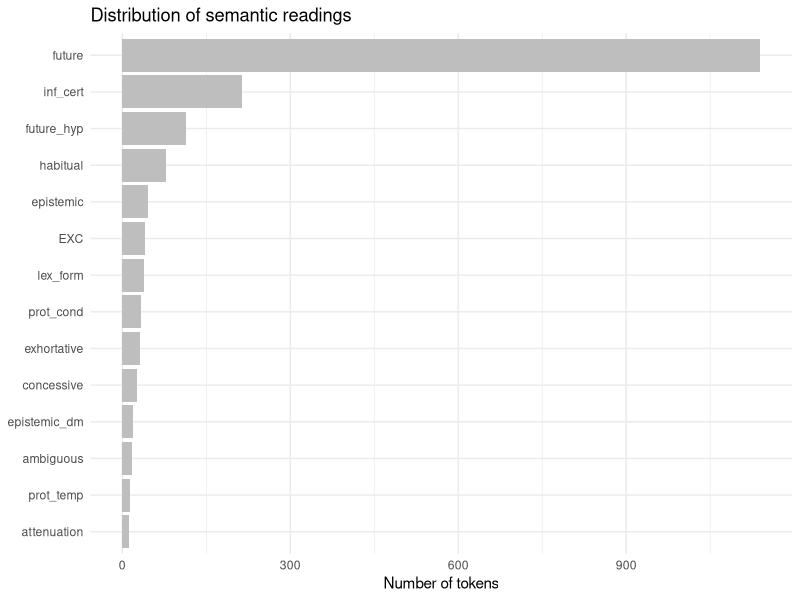
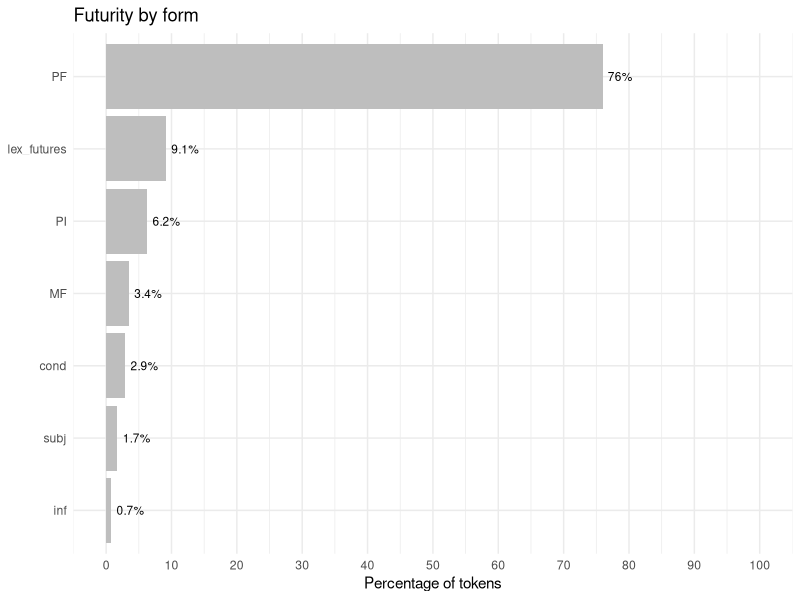
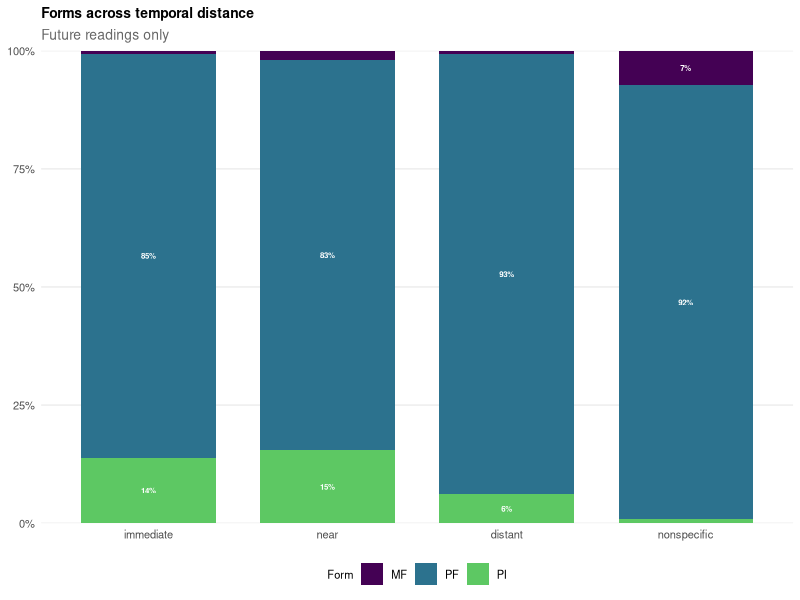
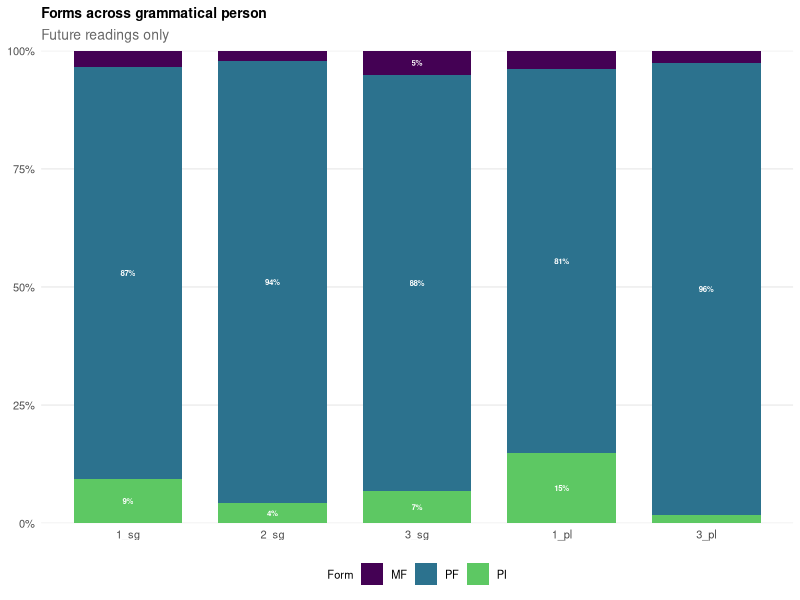
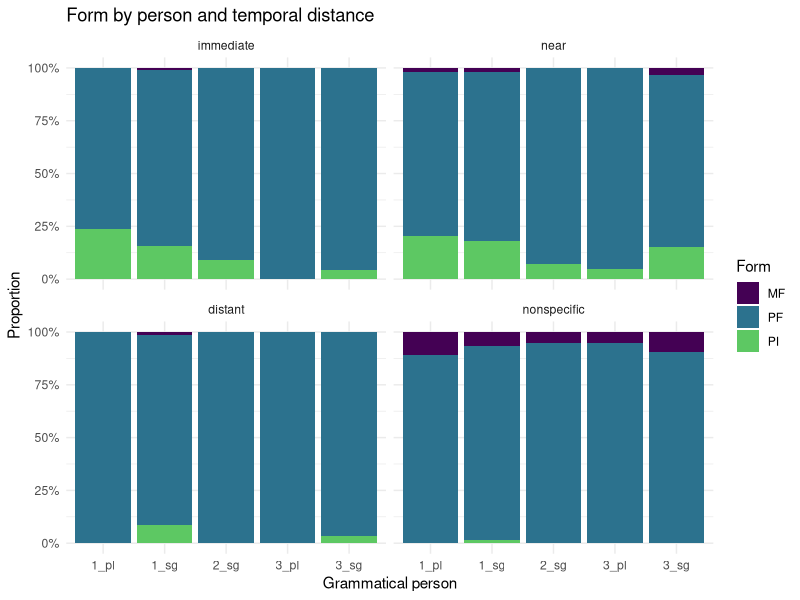

Write the R code that produced these figures, in order.
# ----- Do descriptive stats ---------------------------------------------------
#
# This script contains the code used to do descriptive stats for Study 1.
#
# ------------------------------------------------------------------------------

# ----- 1. Load libraries ------------------------------------------------------
library("here")
library("readxl")
library("tidyverse")
library("dplyr")
library("ggplot2")
library("scales")
# ------------------------------------------------------------------------------



# ----- 2. Load data -----------------------------------------------------------
data_raw <- read_excel(here("study_1", "data", "corpus_bls_raw.xlsx"))
# ------------------------------------------------------------------------------



# ----- 3. Check and tidy data  ------------------------------------------------
# Visualize data
glimpse(data_raw)
head(data_raw)

colnames(data_raw)

# Remove unnecessary columns
data_tidy <- data_raw |>
  select(-c(4, 20))

colnames(data_tidy)
# ------------------------------------------------------------------------------



# ----- 4. Check data distribution: Corpus -------------------------------------
# Tokens by corpus
data_tidy |>
  count(corpus)

  # Obs: 
  # Total of 1,821 observations.
  # 1,347 tokens from cesa.
  # 474 tokens from stc.
# ------------------------------------------------------------------------------



# ----- 5. Check data distribution: Semantic reading ---------------------------
# Overall distribution by semantic reading
data_tidy |>
  count(reading, sort = TRUE) |>
  mutate(pct = round(n / sum(n) * 100, 1))


# Plot: Overall distribution by semantic reading
data_tidy |>
  count(reading) |>
  ggplot() +
  aes(x = n, y = reorder(reading, n)) +
  geom_col(fill = "gray") +
  labs(title = "Distribution of semantic readings",
       x = "Number of tokens",
       y = NULL) +
  theme_minimal()

  # Obs/Notes:
    # Almost 69% of the data has a future reading (either purely temporal or 
    #   hypothetical).
    # About 19% of the data has modal readings, including categories within 
    #   epistemic modalities and other (e.g., deontic).
    # About 3% of the data must be excluded (EXC + ambiguous).
    # The rest (~ 9%) is habitual, lexicalized formulae/fixed expressions, and 
    #   PF within the protesis of conditional and temporal sentences.
# ------------------------------------------------------------------------------



# ----- 6. Check data distribution: Futurity reading ---------------------------
# Select futurity reading and create subset
future_readings <- c("future", "future_hyp")

data_futurity_raw <- data_tidy |> 
  filter(reading %in% future_readings)

nrow(data_futurity_raw) 

# See distribution of forms in futurity reading (all coded forms)
data_futurity_raw |>
  count(form) |>
  mutate(pct = round(n / sum(n) * 100, 1)) |>
  arrange(desc(n))

# Collapse lexical futures together and conditional futures together ("recode")
data_futurity_tidy <- data_futurity_raw |>
  mutate(form = fct_recode(form,
                                     "lex_futures" = "querer_inf",
                                     "lex_futures" = "tener_inf",
                                     "lex_futures" = "pensar_inf",
                                     "lex_futures" = "planear_inf",
                                     "lex_futures" = "poder_inf",
                                     "lex_futures" = "querer",
                                     "lex_futures" = "estar_para",
                                     "lex_futures" = "necesitar_inf",
                                     "cond"        = "cond_inf"))

# Table: Futurity by form (with recoded values)
data_futurity_tidy |>
  count(form) |>
  mutate(pct = round(n / sum(n) * 100, 1)) |>
  arrange(desc(n))

# Plot: Futurity by form (with recoded values)
data_futurity_tidy |>
  count(form) |>
  mutate(pct = n / sum(n) * 100) |>
  ggplot(aes(x = pct, y = reorder(form, pct))) +
  geom_col(fill = "gray") +
  geom_text(aes(label = paste0(round(pct, 1), "%")), hjust = -0.2, size = 3) +
  scale_x_continuous(breaks = seq(0, 100, 10), limits = c(0, 100)) +
  labs(title = "Futurity by form",
       x = "Percentage of tokens", y = NULL) +
  theme_minimal()

# Obs:
  # There are 1,254 tokens labeled with either 'future' or 'future_hyp'.
  # Of these, the majority (76%) are PF, followed by lexical futures (9.1%), 
  #   the PI (6.2%) and the MF (3.4%).
  # Around 5-6% of the tokens are other forms (cond., subj., inf.)

# See distribution within futurity: pure futures vs hypothetical futures
data_futurity_tidy |>
  count(reading) |>
  mutate(pct = round(n / sum(n) * 100, 1)) |>
  arrange(desc(n))

data_futurity_tidy |>
  count(form, reading) |>
  mutate(pct = round(n / sum(n) * 100, 1)) |>
  arrange(desc(n))

# Obs:
  # Of the 1,254 tokens labeled with either 'future' or 'future_hyp', most of 
  #   them (~ 91%) are considered temporal futures, whereas 9% are 
  #   hypothetical futures, usually embedded in conditional clauses.
  # While a variety of forms is used to express future-time reference, in this
  #   dataset, only the PF and the MF are used to talk about hypothetical  
  #   futures. Within this specific subtype of future, the most used structure 
  #   is the PF (107 tokens; MF = 7 tokens). Interestingly, no lexical 
  #   futures are used to talk about hypothetical future situations. In the case 
  #   of the PI, that is probably not surprising and generally expected. 


# Table: Use of PF, MF, and PI to express futurity
data_futurity_tidy |>
  filter(form %in% c("PF", "MF", "PI")) |>
  count(form) |>
  mutate(pct = round(n / sum(n) * 100, 1)) |>
  arrange(desc(n))

# Obs:
  # When considering only the PF, MF, and PI, there is a total of 1,074 tokens.
  # Of these, 953 (88.7%) are PF, 78 (or 7.3%) are PI, and 43 (or 4%) are MF. 
  # 180 tokens belong to structures other than the targets of the study.


# Use of PF, MF, and PI by temporal distance and reading
data_futurity_tidy |>
  filter(form %in% c("PF", "MF", "PI")) |>
  count(temp_dist, form, reading) |>
  group_by(temp_dist, reading) |>
  mutate(pct = round(n / sum(n) * 100, 1)) |>
  ungroup() #|>
  #arrange(form, desc(n))

# Obs:
  # All forms have at least 1 token in each specific temporal category..
  # The PF is the form most used to express futurity, regardless of the temporal 
  #   specification.
  # The MF seems to be favored in nonspecific futures (28), followed by near (6),
  #   distant (1) and immediate (1).
  # The PI appears to be favored in near and immediate futures. It is also used 
  #   to a lesser extent, for distant and nonspecific futures. In the case of 
  #   the distant futures, they are most likely scheduled events (graduations, 
  #   birthdays, etc.).
  # Hypothetical futures are always nonspecific and only occur with the PF (105)
  #   and the MF (7).

# Use of PF, MF, and PI by temporal distance (future reading only)
data_futurity_tidy |>
  filter(form %in% c("PF", "MF", "PI")) |>
  filter(reading == "future") |>
  count(temp_dist) |>
  mutate(pct = round(n / sum(n) * 100, 1)) |>
  ungroup()

# Obs:
  # Almost 40% of the futures are nonspecific. This means that the temporal 
  #   reference was not explicit. While it might have been for the interview
  #   participants, it was not for the researchers.
  # Nonspecific futures are followed by near (31.8%) and immediate (15%), and 
  #   finally distant (13.5%) futures.
  # Importantly, some of the tokens coded as nonspecific might be distant, but 
  #   with the information provided in the context, and in the absence of clear 
  #   temporal markers (advs, temporal subordinates, etc.), it is impossible to 
  #   tell.


# Table: PF, MF, and PI across temporal distance (future reading only)
data_futurity_tidy |>
  filter(form %in% c("PF", "MF", "PI")) |>
  filter(reading == "future") |>
  count(temp_dist, form) |>
  group_by(temp_dist) |>
  mutate(pct = round(n / sum(n) * 100, 1)) |>
  ungroup() #|>
  #arrange(form, desc(n))

# Obs:
  # All forms are used for all temporal distance values.
  # Overall, the PF is the preferred form for any temporal distance value. 
  # For all temporally marked events, the PI is used over the MF:
  #   immediate: 13.9 vs 0.7%
  #   near: 15.4 vs 2%
  #   distant: 6.2 vs 0.8% 
  # Conversely, for nonspecific events the MF is employed over the PI (7.3% vs 
  #   0.8%).
  # Again, however, the PF is the preferred form in any case, especially for 
  #   distant (93.1%) and nonspecific events (91.9%).

# Plot: PF, MF, and PI across temporal distance (future reading only)
plot_temp_dist_data <- data_futurity_tidy |>
  filter(form %in% c("PF", "MF", "PI"),
         reading == "future",
         temp_dist %in% c("immediate", "near", "distant", "nonspecific")) |>
  count(temp_dist, form) |>
  group_by(temp_dist) |>
  mutate(pct = n / sum(n) * 100) |>
  ungroup() |>
  mutate(temp_dist = factor(temp_dist,
                            levels = c("immediate", "near", "distant", 
                                       "nonspecific")))

plot_temp_dist_data |>
  ggplot() +
  aes(x = temp_dist, y = pct, fill = form) +
  geom_col(width = 0.75) +
  geom_text(aes(label = ifelse(pct >= 4, paste0(round(pct), "%"), "")),
            position = position_stack(vjust = 0.5),
            color = "white", fontface = "bold", size = 2) +
  scale_fill_viridis_d(end = 0.75) +
  scale_y_continuous(labels = label_percent(scale = 1), expand = c(0, 0)) +
  labs(title = "Forms across temporal distance",
       subtitle = "Future readings only",
       x = NULL, y = NULL, fill = "Form") +
  theme_minimal(base_size = 10) +
  theme(
    panel.grid.major.x = element_blank(),
    panel.grid.minor   = element_blank(),
    plot.title    = element_text(face = "bold", size = 10),
    plot.subtitle = element_text(color = "gray40"),
    legend.position = "bottom",
    legend.title = element_text(size = 8),
    legend.text = element_text(size = 8))

# Table: PF, MF, and PI within grammatical person (future reading only)
data_futurity_tidy |>
  filter(form %in% c("PF", "MF", "PI")) |>
  filter(reading == "future") |>
  count(gram_pers, form) |>
  group_by(gram_pers) |>
  mutate(pct = round(n / sum(n) * 100, 1)) |>
  ungroup() |>
  arrange(form, desc(n))

plot_gram_pers_data <- data_futurity_tidy |>
  filter(form %in% c("PF", "MF", "PI"),
         reading == "future") |>
  count(gram_pers, form) |>
  group_by(gram_pers) |>
  mutate(pct = n / sum(n) * 100) |>
  ungroup() |>
  mutate(gram_pers = factor(gram_pers,
                            levels = c("1_sg", "2_sg", "3_sg", "1_pl", "3_pl")))

plot_gram_pers_data |>
  ggplot() +
  aes(x = gram_pers, y = pct, fill = form) +
  geom_col(width = 0.75) +
  geom_text(aes(label = ifelse(pct >= 4, paste0(round(pct), "%"), "")),
            position = position_stack(vjust = 0.5),
            color = "white", fontface = "bold", size = 2) +
  scale_fill_viridis_d(end = 0.75) +
  scale_y_continuous(labels = label_percent(scale = 1), expand = c(0, 0)) +
  labs(title = "Forms across grammatical person",
       subtitle = "Future readings only",
       x = NULL, y = NULL, fill = "Form") +
  theme_minimal(base_size = 10) +
  theme(
    panel.grid.major.x = element_blank(),
    panel.grid.minor   = element_blank(),
    plot.title    = element_text(face = "bold", size = 10),
    plot.subtitle = element_text(color = "gray40"),
    legend.position = "bottom",
    legend.title = element_text(size = 8),
    legend.text = element_text(size = 8))

# Obs:
  # The percentages are calculated within each grammatical person because of the 
  #   group_by(). This means that, for each person, the MF, PF, PI are added 
  #   together, and each count is expressed as a share of that grammatical 
  #   person's total.
  # All forms are used for all grammatical person values. There are very small 
  #   counts for some combinations of form and grammtical person.
  # The only exception is the 2_pl -- there are no examples as expected.
  # Most of the tokens are in 1_sg, which makes sense given the nature of the 
  #   sociolinguistic interviews.
  # Within each structure, the 1_sg has the most tokens and the 2_sg the least.
  # The PF is by far the most frequent form across all grammatical person values
  #   and accounts approximately for 81-96% of tokens in each case.
  # The PI seem to compete with PF a bit more in the 1_sg.
  # The use of the MF is very limited and never exceeds the 5% for any person. 
  # Importantly, while the 3_sg is essentially PF-dominant, the MF makes its 
  #   strongest showing. Where the first person tends to pull its non-PF share 
  #   toward PI, the 3_sg instead tips a bit more toward MF. This gives the 3_sg 
  #   a somewhat more even split between the PI and the MF. I wonder if this 
  #   observation might be related to the fact that the epistemic MF is typically 
  #   used in the third person, and especially the 3_sg (at least according to 
  #   traditional grammars).


# Table: Grammatical person within form (future reading only)
data_futurity_tidy |>
  filter(form %in% c("PF", "MF", "PI")) |>
  filter(reading == "future") |>
  count(gram_pers, form) |>
  group_by(form) |>
  mutate(pct = round(n / sum(n) * 100, 1)) |>
  ungroup() |>
  arrange(form, desc(n))

# Obs:
  # All forms follow a similar pattern, yet not identical:
  #   PF: 1_sg > 3_sg > 3_pl > 1_pl > 2_sg
  #   MF: 1_sg > 3_sg > 1_pl > 3_pl > 2_sg
  #   MF: 1_sg > 3_sg > 1_pl > 3_pl > 2_sg
  # For the PI, approx. 75% of the data fails within the first person. If the 
  #   grammatical person is considered a marker of certainty, it makes a lot of 
  #   sense. 
  # Interestingly, approx. 55% of the MF tokens are also in the first person. If 
  #   the MF is considered a marker of uncertainty, then this result makes less 
  #   sense. However, it might be that grammatical person/certainty is 
  #   interacting with temporal distance. 

# Temporal distance x Grammatical person
data_futurity_tidy |>
  filter(form %in% c("PF", "MF", "PI"),reading == "future") |>
  count(temp_dist, gram_pers, form) |>
  group_by(temp_dist, gram_pers) |>
  mutate(pct = round(n / sum(n) * 100, 1)) |>
  ungroup() |>
  print(n=44)

data_futurity_tidy |>
  filter(form %in% c("PF", "MF", "PI"),
         reading == "future")|> 
  mutate(temp_dist = factor(temp_dist,
                            levels = c("immediate", "near", "distant", 
                                       "nonspecific"))) |>
  count(temp_dist, gram_pers, form) |>
  ggplot() +
  aes(x = gram_pers, y = n, fill = form) +
  geom_col(position = "fill") +
  facet_wrap(~ temp_dist) +
  scale_fill_viridis_d(end = 0.75) +
  scale_y_continuous(labels = scales::percent) +
  labs(title = "Form by person and temporal distance",
       x = "Grammatical person", y = "Proportion", fill = "Form") +
  theme_minimal()

# Obs:
  # The PI seems to be favored in immediate and near contexts, especially in the
  #   first person. The PI is used to some extent to talk about distant and 
  #   nonspecific events, basically in 1_sg (perhaps adding some certainty to 
  #   it?)
  # The pattern for the MF is almost the opposite. It is near absent in the 
  #   three specific temporal distances, and present when the event is not 
  #   temporally anchored. 
  # The PF is the dominant form throughout.

# Table: verb class (future reading only)
data_futurity_tidy |>
  filter(form %in% c("PF", "MF", "PI")) |>
  filter(reading == "future") |>
  count(verb_class) |>
  mutate(pct = round(n / sum(n) * 100, 1)) |>
  arrange(desc(n))

# Obs:
  # Half of the futurity tokens refer to dynamic (non-motion) verbs.
  # 20% of the tokens refer to motion verbs.
  # Almost 30% refer to verbs denoting state: stative (20%), modal (3.5%), 
  #   psychological (3.2%) and perceptual (2.8%).
  # 0.2% refer to other, which are presumably dynamic verbs.


# Table: PF, MF, and PI across verb class (future reading only)
data_futurity_tidy |>
  filter(form %in% c("PF", "MF", "PI")) |>
  filter(reading == "future") |>
  count(verb_class, form) |>
  group_by(verb_class) |>
  mutate(pct = round(n / sum(n) * 100, 1)) |>
  ungroup() #|>
#arrange(form, desc(n))

# Table: Verb class within form (future reading only)
data_futurity_tidy |>
  filter(form %in% c("PF", "MF", "PI")) |>
  filter(reading == "future") |>
  count(verb_class, form) |>
  group_by(form) |>
  mutate(pct = round(n / sum(n) * 100, 1)) |>
  ungroup() |>
  arrange(form, desc(n))

# Obs:
  # Within each specific form, the MF is favored in verbs denoting states, that 
  #   is, stative (41.7%), modal (8.3%), perception (5.6%), and psychological 
  #   (2.8) verbs. They account for 58.4% of the MF tokens.
  # 25% of the tokens are for dynamic (non-motion) verbs and 16.7 for motion 
  #   verbs.
  # In the case of the PF, almost 70% of the tokens refer to non-states:
  #   dynamic (52%) and motion (17.7%) verbs.
  # As for the PI, almost 90% of the verbs are non-states, especially motion 
  #   (47.4%). Only 11.6% of the PI tokens are states.
# ------------------------------------------------------------------------------
